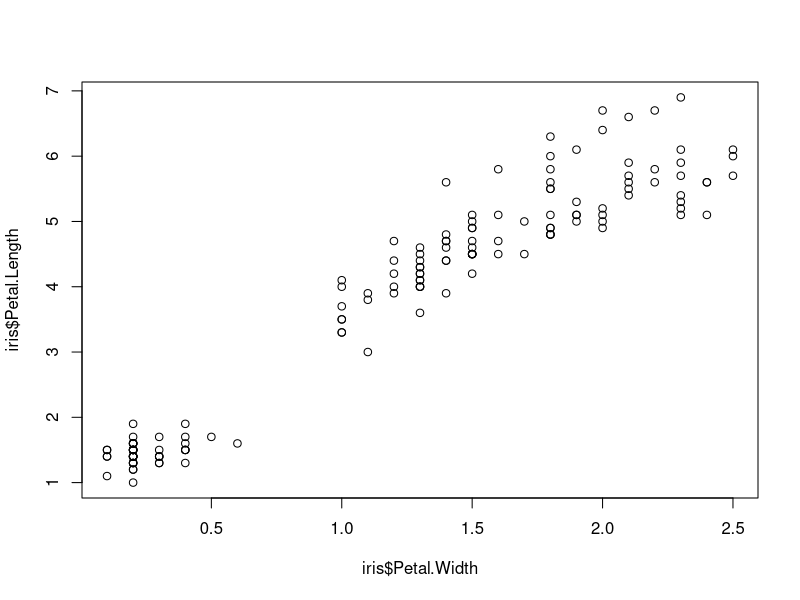
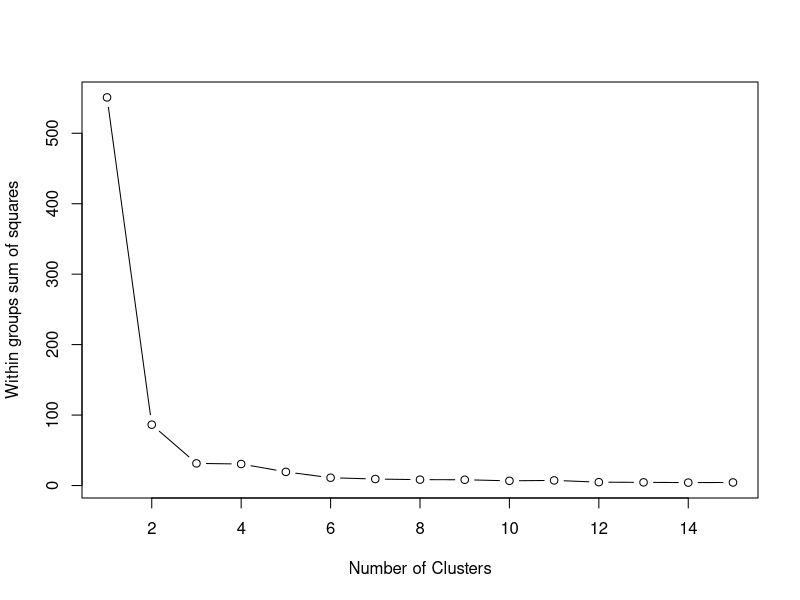
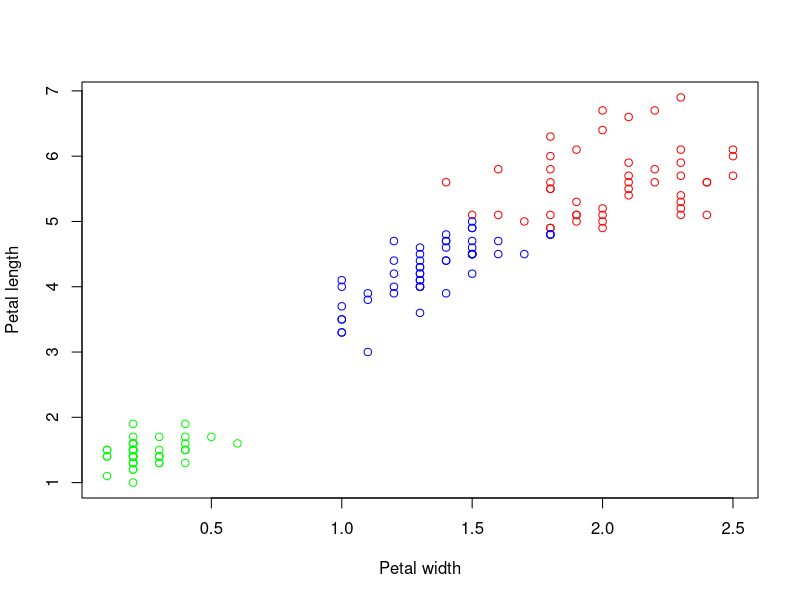

The R script that drew these images, in order:
## ---- chunk 1
library(datasets)
head(iris)

# Plot Petal.Length ~ Petal.Width data
plot(iris$Petal.Length ~ iris$Petal.Width)
set.seed(20)

# Find number of clusters using wss
wss <- (nrow(iris[, 3:4])-1)*sum(apply(iris[, 3:4],2,var))
for (i in 2:15) wss[i] <- sum(kmeans(iris[, 3:4], i)$withinss)
plot(1:15, wss, type="b", xlab="Number of Clusters", ylab="Within groups sum of squares")

#More than 3 clusters give no obvious advantages

# Make k-means with 3 clasters
ncl <- 3
irisCluster <- kmeans(iris[, 3:4], ncl, nstart = 20)
irisCluster

# Compair result of clustering with real data (3 species of iris are in analysis)
table(irisCluster$cluster, iris$Species)

# Plot data
clusters <- split.data.frame(iris, irisCluster$cluster)
xlim <- c(min(iris$Petal.Width), max(iris$Petal.Width))
ylim <- c(min(iris$Petal.Length), max(iris$Petal.Length))
col <- c('red', 'green', 'blue')
plot(0, xlab='Petal width', ylab='Petal length', xlim=xlim, ylim=ylim)
for ( i in 1:ncl ) {
points(clusters[[i]]$Petal.Length ~ clusters[[i]]$Petal.Width, col=col[i], xlim=xlim, ylim=ylim)
}
